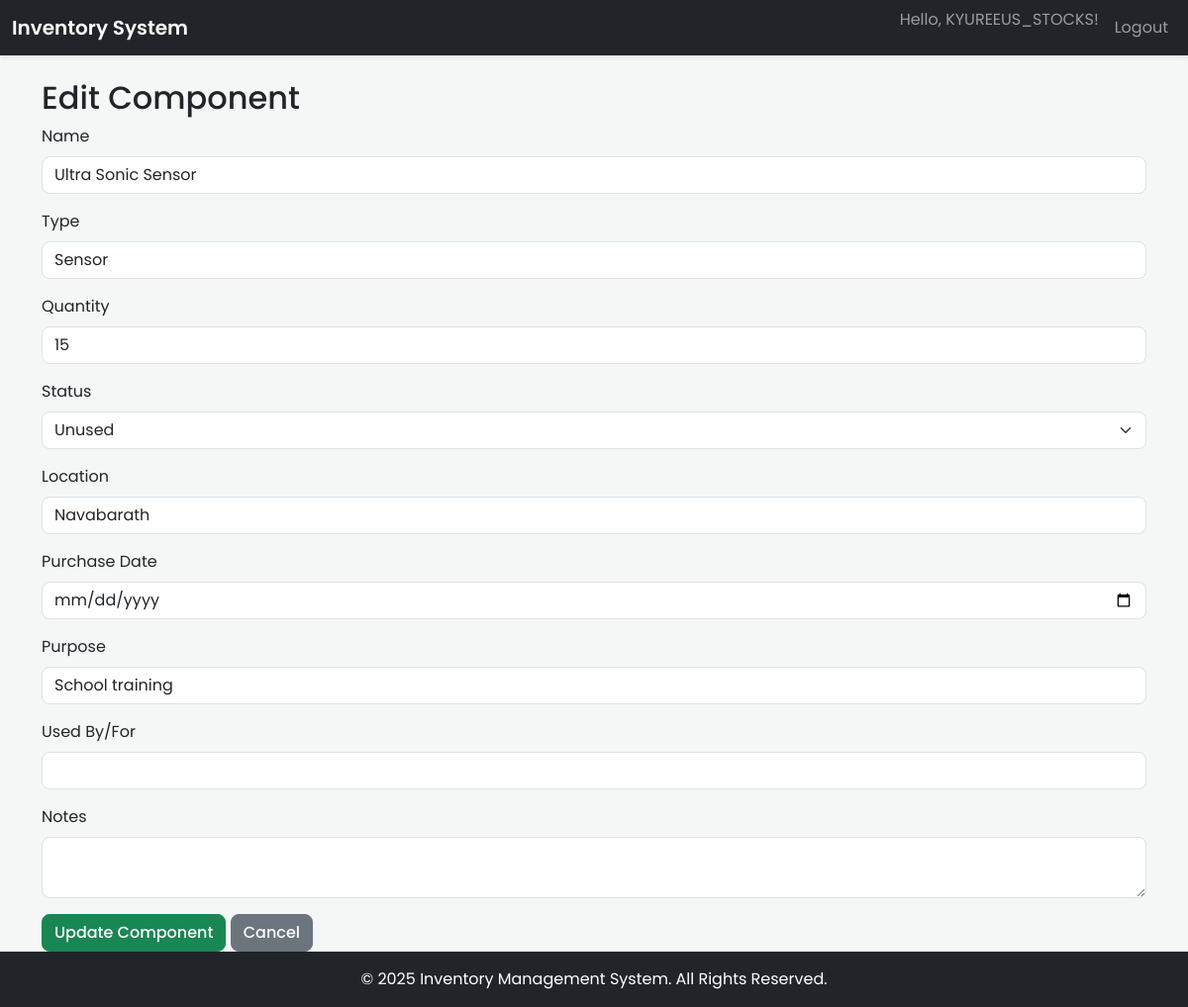
Screenshot of /edit/38 (signed in) with the database file from the repository.
### app.py (models this page shows)
class User(db.Model, UserMixin):
    id = db.Column(db.Integer, primary_key=True)
    username = db.Column(db.String(80), unique=True, nullable=False)
    password_hash = db.Column(db.String(128), nullable=False)

class Component(db.Model):
    id = db.Column(db.Integer, primary_key=True)
    name = db.Column(db.String(100), nullable=False)
    type = db.Column(db.String(100), nullable=False)
    quantity = db.Column(db.Integer, nullable=False)
    status = db.Column(db.String(20), nullable=False)  # used, unused, defect
    location = db.Column(db.String(100))
    purchase_date = db.Column(db.String(20))
    notes = db.Column(db.Text)
    purpose = db.Column(db.String(200))
    used_by_for = db.Column(db.String(100))

### app.py (the view, shortened to what this page needs)
@app.route('/edit/<int:component_id>', methods=['GET', 'POST'])
@login_required
def edit_component(component_id):
    component = Component.query.get_or_404(component_id)
    return render_template('edit_component.html', component=component)

### app.py (called while the page is built)
@login_manager.user_loader
def load_user(user_id):
    return User.query.get(int(user_id))

@app.context_processor
def inject_now():
    return {'now': datetime.datetime.utcnow()}

### templates/edit_component.html (shortened to what this page needs)
{% extends 'base.html' %}
{% block content %}
<h2>Edit Component</h2>
<form method="post">
    <div class="mb-3">
        <label class="form-label">Name</label>
        <input type="text" name="name" class="form-control" value="{{ component.name }}" required>
    </div>
    <div class="mb-3">
        <label class="form-label">Type</label>
        <input type="text" name="type" class="form-control" value="{{ component.type }}" required>
    </div>
    <div class="mb-3">
        <label class="form-label">Quantity</label>
        <input type="number" name="quantity" class="form-control" value="{{ component.quantity }}" required min="0">
    </div>
    <div class="mb-3">
        <label class="form-label">Status</label>
        <select name="status" class="form-select" required>
            <option value="unused" {% if component.status == 'unused' %}selected{% endif %}>Unused</option>
        </select>
    </div>
    <div class="mb-3">
        <label class="form-label">Location</label>
        <input type="text" name="location" class="form-control" value="{{ component.location }}">
    </div>
    <div class="mb-3">
        <label class="form-label">Purchase Date</label>
        <input type="date" name="purchase_date" class="form-control" value="{{ component.purchase_date }}">
    </div>
    <div class="mb-3">
        <label class="form-label">Purpose</label>
        <input type="text" name="purpose" class="form-control" value="{{ component.purpose }}">
    </div>
    <div class="mb-3">
        <label class="form-label">Used By/For</label>
        <input type="text" name="used_by_for" class="form-control" value="{{ component.used_by_for }}">
    </div>
    <div class="mb-3">
        <label class="form-label">Notes</label>
        <textarea name="notes" class="form-control">{{ component.notes }}</textarea>
    </div>
    <button type="submit" class="btn btn-success">Update Component</button>
    <a href="/" class="btn btn-secondary">Cancel</a>
</form>
{% endblock %}

### templates/base.html (shortened to what this page needs)
<!DOCTYPE html>
<html lang="en">
<head>
    <link href="https://cdn.jsdelivr.net/npm/bootstrap@5.3.0/dist/css/bootstrap.min.css" rel="stylesheet">
    <link rel="stylesheet" href="https://cdnjs.cloudflare.com/ajax/libs/font-awesome/6.0.0/css/all.min.css">
    <link rel="stylesheet" href="/static/style.css">
</head>
<body>
    {% if request.endpoint not in ['login', 'register', 'index'] %}
    <nav class="navbar navbar-expand-lg navbar-dark bg-dark mb-4">
        <div class="container-fluid">
            <a class="navbar-brand" href="/">Inventory System</a>
            <div class="collapse navbar-collapse" id="navbarContent">
                <ul class="navbar-nav ms-auto mb-2 mb-lg-0">
                    {% if current_user.is_authenticated %}
                        <li class="nav-item">
                            <span class="navbar-text me-2">Hello, {{ current_user.username }}!</span>
                        </li>
                        <li class="nav-item">
                            <a class="nav-link" href="/logout">Logout</a>
                        </li>
                    {% endif %}
                </ul>
            </div>
        </div>
    </nav>
    {% endif %}
    <div class="container">
        {% block content %}{% endblock %}
    </div>
    <footer class="footer mt-auto py-3 bg-dark text-white">
        <div class="container text-center">
            <span>&copy; {{ now.year }} Inventory Management System. All Rights Reserved.</span>
        </div>
    </footer>
</body>
</html>

### static/style.css (style rules this page uses)
body { font-family: 'Poppins', sans-serif; background-color: #f4f7f6; color: #212529; display: flex; flex-direction: column; min-height: 100vh; }
.container { flex: 1; }
.navbar { box-shadow: 0 2px 4px rgba(0,0,0,.1); }
.navbar-brand { font-weight: 600; }
.btn { border-radius: 0.5rem; font-weight: 500; transition: all 0.2s ease-in-out; }
.form-control, .form-select { border-radius: 0.5rem; }

### rows the page displays
User: username "KYUREEUS_STOCKS"
Component: name "Ultra Sonic Sensor", type "Sensor", quantity "15", status "Unused", location "Navabarath", purpose "School training"
